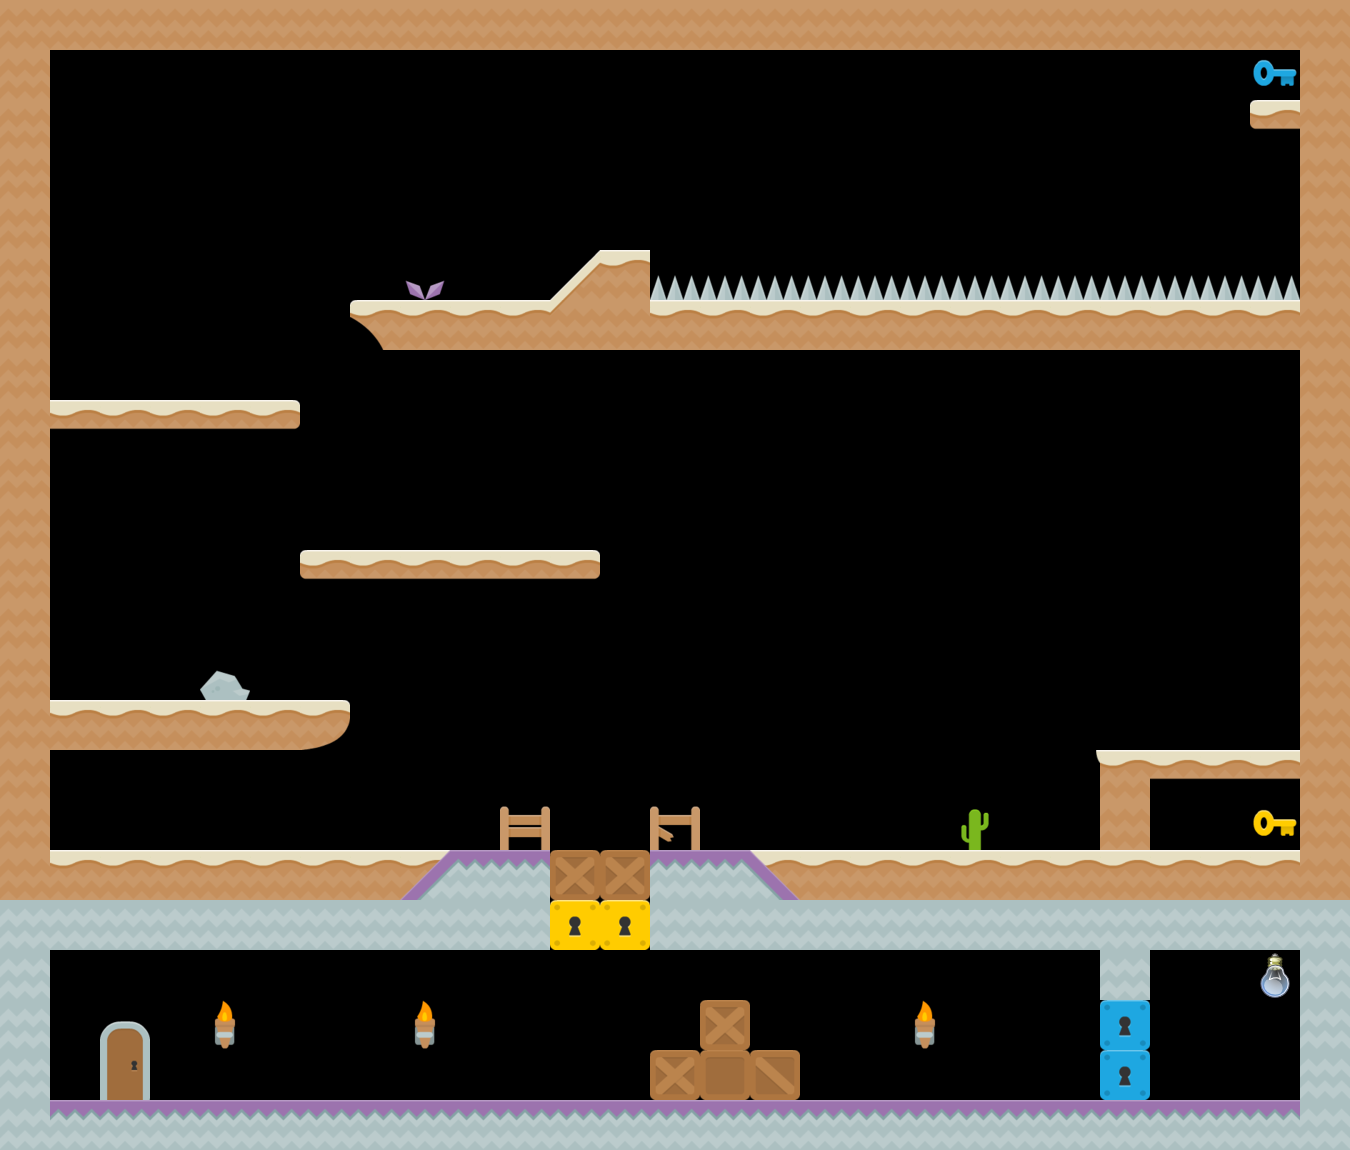

This game map was drawn from its Tiled (.tmx) file and the tilesets committed beside it. A one-line description and the trimmed map source follow:
An orthogonal 27x23 tile map with 50x50 px tiles, 2 tile layers (Tile Layer 1, Foreground Tiles), 7 tilesets and 4 objects.

<map version="1.0" orientation="orthogonal" width="27" height="23" tilewidth="50" tileheight="50">
 <tileset firstgid="1" source="sand.tsx" />
 <tileset firstgid="21" source="stone.tsx" />
 <tileset firstgid="46" source="items.tsx" />
 <tileset firstgid="102" source="misc.tsx" />
 <tileset firstgid="132" source="box.tsx" />
 <tileset firstgid="148" source="lightbulb.tsx" />
 <tileset firstgid="150" source="talker.tsx" />
 <objectgroup name="Background Objects" width="27" height="23">
  <object x="44" y="903" width="1288" height="237">
   <properties>
    <property name="_color" value="grey" />
    <property name="components" value="Color, Canvas" />
   </properties>
  </object>
 </objectgroup>
 <layer name="Tile Layer 1" width="27" height="23">
  <data>[621 cells, 223 non-empty, 28 distinct tile ids]</data>
 </layer>
 <objectgroup name="Foreground Objects" width="27" height="23">
  <object gid="151" x="344" y="1099">
   <properties>
    <property name="message" value="We take security very seriously. That's why nobody has the key to this bunker" />
    <property name="msgWidth" value="200" />
   </properties>
  </object>
  <object x="346" y="59" width="147" height="230">
   <properties>
    <property name="components" value="Checkpoint" />
   </properties>
  </object>
  <object x="79" y="954" width="73" height="144">
   <properties>
    <property name="components" value="PlayerSpawn" />
   </properties>
  </object>
 </objectgroup>
 <layer name="Foreground Tiles" width="27" height="23">
  <data>[621 cells, 3 non-empty, 3 distinct tile ids]</data>
 </layer>
</map>
